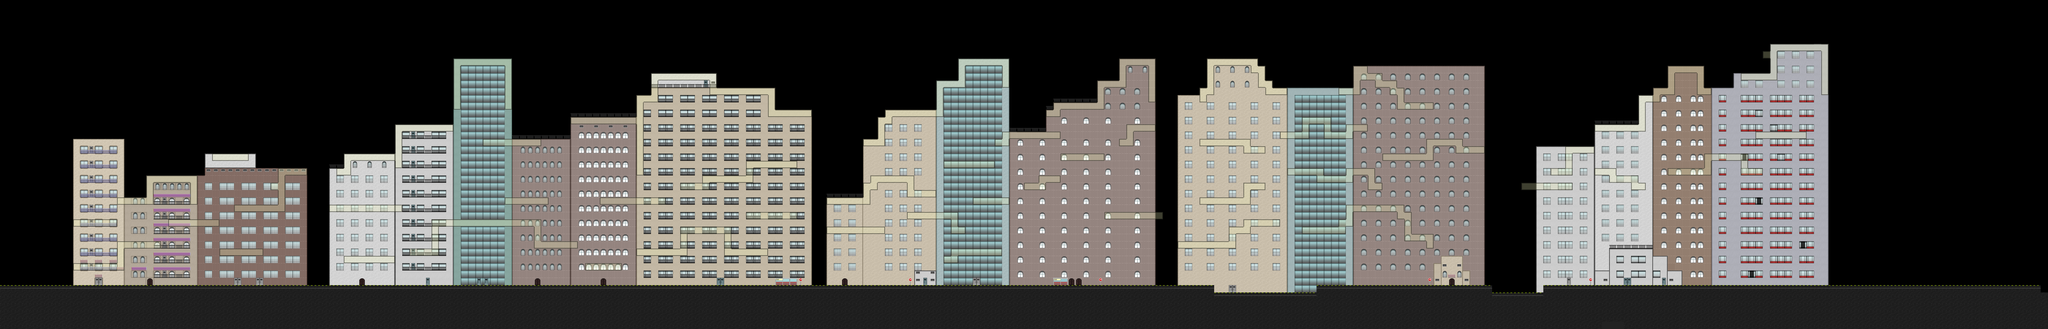

A 2D game scene composited from a Tiled map and its tileset images. What follows is a short description and the map's XML, with each tile layer's data collapsed to a summary:
An orthogonal 280x45 tile map with 32x32 px tiles, 8 tile layers (block, borders, paint, paint2, ...), 8 tilesets and 33 objects (7x angrySaw, 6x spikes_up, 6x lolrus, 5x shieldDudeLeft, 2x endLevelFlag, ...).

<map version="1.0" orientation="orthogonal" width="280" height="45" tilewidth="32" tileheight="32">
  <tileset firstgid="1" name="test tileset" tilewidth="32" tileheight="32">
    <properties>
      <property name="solid" value="1" />
    </properties>
    <image source="terribleTileSheet.png" width="96" height="160" />
    <tile id="0">
      <properties>
        <property name="solid" value="1" />
      </properties>
    </tile>
    <tile id="7">
      <properties>
        <property name="solid" value="1" />
      </properties>
    </tile>
  </tileset>
  <tileset firstgid="16" name="FactoryTileSheet" tilewidth="32" tileheight="32">
    <image source="FactoryTileSheet.png" width="224" height="160" />
  </tileset>
  <tileset firstgid="51" name="cityPaint" tilewidth="32" tileheight="32">
    <image source="cityPaint.png" width="256" height="256" />
  </tileset>
  <tileset firstgid="115" name="cityDecor" tilewidth="32" tileheight="32">
    <image source="cityDecor.png" width="256" height="256" />
  </tileset>
  <tileset firstgid="179" name="citySolid" tilewidth="32" tileheight="32">
    <image source="citySolid.png" width="384" height="256" />
  </tileset>
  <tileset firstgid="275" name="genericBlock" tilewidth="32" tileheight="32">
    <image source="genericBlock.png" width="256" height="256" />
  </tileset>
  <tileset firstgid="339" name="cityTexture" tilewidth="32" tileheight="32">
    <image source="cityTexture.png" width="96" height="96" />
  </tileset>
  <tileset firstgid="348" name="mapBorder" tilewidth="32" tileheight="32">
    <image source="mapBorder.png" width="32" height="32" />
  </tileset>
  <layer name="block" width="280" height="45">
    <data>[12600 cells, 5545 non-empty, 14 distinct tile ids]</data>
  </layer>
  <layer name="borders" width="280" height="45">
    <properties>
      <property name="solid" value="1" />
    </properties>
    <data>[12600 cells, 0 non-empty, 0 distinct tile ids]</data>
  </layer>
  <layer name="paint" width="280" height="45">
    <data>[12600 cells, 5370 non-empty, 8 distinct tile ids]</data>
  </layer>
  <layer name="paint2" width="280" height="45">
    <data>[12600 cells, 847 non-empty, 3 distinct tile ids]</data>
  </layer>
  <layer name="texture" width="280" height="45">
    <data>[12600 cells, 5555 non-empty, 3 distinct tile ids]</data>
  </layer>
  <layer name="decor" width="280" height="45">
    <data>[12600 cells, 1753 non-empty, 19 distinct tile ids]</data>
  </layer>
  <layer name="decor2" width="280" height="45">
    <data>[12600 cells, 379 non-empty, 8 distinct tile ids]</data>
  </layer>
  <objectgroup name="objects" width="280" height="45">
    <object name="angrySaw" x="1536" y="640" width="32" height="32" />
    <object name="spikes_up" x="512" y="608" width="32" height="32" />
    <object name="spikes_up" x="480" y="608" width="32" height="32" />
    <object name="spikes_up" x="917" y="927" width="32" height="32" />
    <object name="endLevelFlag" x="7872" y="64" width="128" height="128" />
    <object name="lolrus" x="864" y="1152" width="32" height="32" />
    <object name="lolrus" x="1056" y="1024" width="32" height="32" />
    <object name="spikes_up" x="768" y="1216" width="32" height="32" />
    <object name="heartItem" x="1248" y="704" width="26" height="29" />
    <object name="shieldDudeLeft" x="1792" y="1056" width="32" height="32" />
    <object name="heartItem" x="2112" y="224" width="26" height="29" />
    <object name="spikes_up" x="6688" y="1248" width="32" height="32" />
    <object name="spikes_up" x="6720" y="1248" width="32" height="32" />
    <object name="endLevelFlag" x="8000" y="1120" width="128" height="128" />
    <object name="player" x="128" y="1216" width="34" height="31" />
    <object name="angrySaw" x="2395" y="989" width="57" height="46" />
    <object name="angrySaw" x="3696" y="1184" width="57" height="46" />
    <object name="angrySaw" x="5396" y="1219" width="57" height="46" />
    <object name="angrySaw" x="4450" y="1161" width="57" height="46" />
    <object name="angrySaw" x="6546" y="1229" width="57" height="46" />
    <object name="angrySaw" x="7822" y="1109" width="57" height="46" />
    <object name="shieldDudeLeft" x="4013" y="1146" width="32" height="32" />
    <object name="shieldDudeRight" x="4065" y="1147" width="32" height="32" />
    <object name="shieldDudeRight" x="6365" y="1087" width="32" height="32" />
    <object name="shieldDudeLeft" x="7004" y="1146" width="32" height="32" />
    <object name="shieldDudeLeft" x="4507" y="765" width="32" height="32" />
    <object name="shieldDudeLeft" x="7751" y="153" width="32" height="32" />
    <object name="lolrus" x="3851" y="1192" width="56" height="33" />
    <object name="lolrus" x="4857" y="1157" width="56" height="33" />
    <object name="lolrus" x="7549" y="1140" width="56" height="33" />
    <object name="lolrus" x="8144" y="1105" width="56" height="33" />
    <object name="walkMarker" x="1120" y="1056" width="32" height="32" />
    <object name="walkMarker" x="960" y="1056" width="32" height="32" />
  </objectgroup>
  <layer name="Eric" width="280" height="45">
    <properties>
      <property name="solid" value="1" />
    </properties>
    <data>[12600 cells, 2831 non-empty, 16 distinct tile ids]</data>
  </layer>
</map>